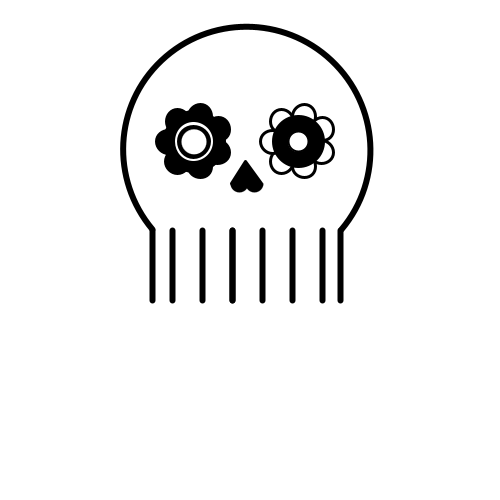
Frame 1 (no input)
Frame 60 (the mouse pressed at the canvas centre just before this capture): identical to frame 1, image omitted
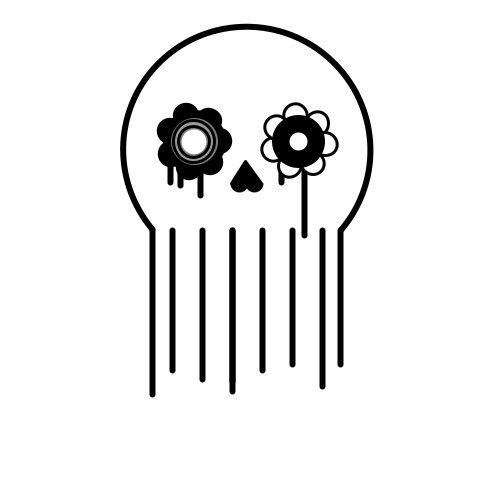
Frame 120 (the mouse held since frame 60 and released just before this capture)

The Processing sketch that drew these frames (run headless with seeded random() and noise(); from frame 60 on, the mouse is pressed at the canvas centre):

// Processing sketch: processing_59602
// ── processing_59602.pde

float y = 50.0;
float speed = 1.0;
float radius = 15.0;
int direction = 1;

void setup(){
  size(500, 500);
  background(#FFFFFF);
  ellipseMode(CENTER); 
  smooth();
}

void draw(){

  background(#FFFFFF);
  noFill();
  strokeWeight(6);
  smooth();
//head
  arc(246.9, 150.4, 247.65, 247.65, radians(140), radians(400));
  
//lines mapping set up
  float v;
  v = mouseX;
  float m = map(v, 0, 500, 0, 50);
  float h1 = map(v, 0, 500, 300, 450);
  float h2 = map(v, 0, 500, 300, 440);
  float h3 = map(v, 0, 500, 300, 420);
  float h4 = map(v, 0, 500, 300, 435);
  float h5 = map(v, 0, 500, 300, 450);
  float h6 = map(v, 0, 500, 300, 430);
  float h7 = map(v, 0, 500, 300, 422);
  float h8 = map(v, 0, 500, 300, 444);
  float h9 = map(v, 0, 500, 300, 400);
  float jitter1 = random (0, m);
  float jitter2 = random (0, m);
  float jitter3 = random (0, m);
  float jitter4 = random (0, m);
  float jitter5 = random (0, m);
  float jitter6 = random (0, m);
  float jitter7 = random (0, m);
  float jitter8 = random (0, m);
  float jitter9 = random (0, m);
  
//lines  
  line(152, 230, 152, h1+jitter1); //line 1
  line(172, 230, 172, h2+jitter2); //line 2
  line(202, 230, 202, h3+jitter3); //line 3
  line(232, 230, 232, h4+jitter4); //line 4
  line(232, 230, 232, h5+jitter5); //line 5
  line(262, 230, 262, h6+jitter6); //line 6
  line(292, 230, 292, h7+jitter7); //line 7
  line(322, 230, 322, h8+jitter8); //line 8
  line(340, 230, 340, h9+jitter9); //line 9
  
//tears for left eye
   float t = map(v, 0, 500, 150, 215);
   float t1 = map(v, 0, 500, 170, 200);
   float t2 = map(v, 0, 500, 170, 220);
   line(170, 150, 170, t);
   line(180, 170, 180, t1);
   line(200, 170, 200, t2);
   
//tears for right eye
   float tear = map(v, 0, 500, 150, 215);
   float tear2 = map(v, 0, 500, 170, 300);
   float tear3 = map(v, 0, 500, 170, 200);
   line (281, 155, 281, tear);
   line (304, 150, 304, tear2);
   
//left eye set-up  
  float z = 23.3; //sphere height 
  float a = map(mouseX, 0, width, z, z);
  float a1= map(mouseX, 0, width, z, z);
//mapping setup
  float aa = map(mouseX, 0, width, 41.8857, 41.8857);
  float aaa = map(mouseX, 0, width, 30.7109, 30.7109);
  float aaaa = map(mouseX, 0, width, 25.207, 25.207);
  
//left eye
    float c =6; //nudge factor
  strokeWeight(3);
  fill(#000000);
    pushMatrix();
  translate(188+c, 141.9);
  float r = map(v, 0, 5, 0, -HALF_PI);
  float angle = radians(r);
  rotate(angle); 
    ellipse((171.7+c)-(188+c), 121.2-141.9, a, a);
    ellipse((194+c)-(188+c), 116.5-141.9, a, a);
    ellipse((212+c)-(188+c), 129.2-141.9, a, a);
    ellipse((211.7+c)-(188+c), 152-141.9, a, a);
    ellipse((194.13+c)-(188+c), 166.2-141.9, a, a);
    ellipse((171.6+c)-(188+c), 161.6-141.9, a, a);
    ellipse((162.2+c)-(188+c), 141.7-141.9, a, a);
   popMatrix();

  strokeWeight(3); 
  float opacity5 = map(mouseX, 250, 500, 0, 255);
  float flash2 = random (0, opacity5);
  fill(flash2, flash2, flash2);
  ellipse(188+c, 141.9, 60, 60);  
  
  float opacity4 = map(mouseX, 0, 500, 0, 255);
  float flash1 = random (0, opacity4);
  fill(flash1, flash1, flash1);
  ellipse(188+c, 141.9, 50, 50); 
  
  float opacity = map(mouseX, 0, 500, 255, 50);
  fill(opacity, opacity, opacity);
  ellipse(188+c, 141.9, aa, aa);  
  
  float opacity2 = map(mouseX, 0, 500, 0, 255);
  fill(opacity2, opacity2, opacity2);
  ellipse(188+c, 141.8, aaa, aaa);
  
  strokeWeight(0);
  fill(#FFFFFF);
  ellipse(188+c, 141.8, aaaa, aaaa);
   
 
  
//right eye
  pushMatrix();
  strokeWeight(3);
  float b = 110.2; 
  float bb = map(mouseX, 0, width, 50, 50);
  float bbb = map(mouseX, 0, width, 20.3, 20.3);
  translate(188+b, 141.8);
  float r1 = map(v, 0, 1, 0, HALF_PI);
  float angle1 = radians(r1);
  rotate(angle1); 
  fill(#FFFFFF);
    ellipse((171.7+b) - (188+b), 121.2 - 141.8, a1, a1);
    ellipse((194+b) - (188+b), 116.5 - 141.8, a1, a1); 
    ellipse((212+b) - (188+b), 129.2 - 141.8, a1, a1);
    ellipse((211.7+b) - (188+b), 152 - 141.8, a1, a1);  
    ellipse((194.13+b) - (188+b), 166.2 - 141.8, a1, a1);
    ellipse((171.6+b) - (188+b), 161.6 - 141.8, a1, a1); 
    ellipse((162.2+b) - (188+b), 141.7 - 141.8, a1, a1);
  popMatrix();
  fill(#000000);
    ellipse(188+b, 141.8, bb, bb);
  
 strokeWeight(2);
   
  fill(#FFFFFF);
    ellipse(188+b, 141.8, bbb, bbb);
    
  float invis1 = map(mouseX, 0, 500, 0, 255);
  float flashing1 = random (0, invis1);
  fill(flashing1, flashing1, flashing1);
    ellipse(188+b, 141.8, bbb-6, bbb-6);
  
  float invis2 = map(mouseX, 400, 500, 0, 255);
  float flashing2 = random (0, invis1);
  fill(flashing2, flashing2, flashing2);
    ellipse(188+b, 141.8, bbb-12, bbb-12);
    
  float dis = map(mouseX, 250, 350, 255, 0);
  fill(255, dis);
    ellipse(188+b, 141.8, bbb, bbb);
    
  strokeJoin(ROUND); 
  strokeCap(ROUND);
  
  strokeWeight(3);
  
  //nose
  float d = 20;  
  fill(#000000);
    triangle(245.541, 201.912-d-d, 221.1504+10, 223.3896-d-d, 271.4307-10, 223.3896-d-d);
    strokeWeight(0);
    arc(221.1504+18.295, 223.3896-d-d, 18, 18, radians(0), radians(180));
    arc(221.1504+18.30+15, 223.3896-d-d, 18, 18, radians(0), radians(180));
  
  // Credits
 // fill(150);
  //text(name, -240, 240);
  //fill(255);
  
}
